Frame 1 (no input): blank canvas, image omitted
Frame 60 (the mouse pressed at the canvas centre just before this capture): blank canvas, image omitted
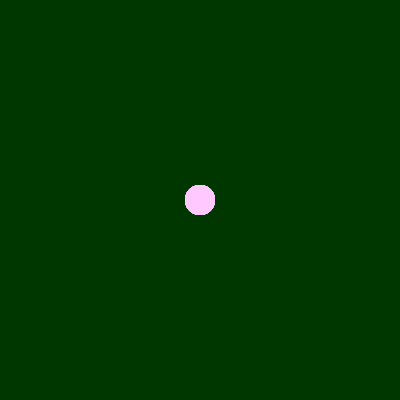
Frame 120 (the mouse held since frame 60 and released just before this capture)

The Processing sketch whose frames 1 and 60 were blank and that drew this single picture after the mouse press (run headless with seeded random() and noise(); from frame 60 on, the mouse is pressed at the canvas centre):

// Processing sketch: MI_E3
// ── MI_E3.pde
/*
  Name: Jessica Chen
  Teacher: V. Krasteva
  Date: Monday, January 11, 2020
  Assignment: Mouse Input
    Exercise 3:  
      Write a progra which will have a trail like example 2, but
      only when the mouse is held, and whenever the mouse is 
      released, it will draw a square of a different colour.
*/
void setup(){
 size(400, 400);
 background(0, 55, 0);
}
void draw(){
  //for the trail
  if(mousePressed == true){
    mousePressed();
  }
}


//circles
void mousePressed(){
  noStroke();
  fill(255, 200, 255);
  ellipseMode(CENTER);
  ellipse(mouseX, mouseY, 30, 30);
}
//squares
void mouseReleased(){
  noStroke();
  fill(0, 0, 55, 100);
  rectMode(CENTER);
  rect(mouseX, mouseY, 40, 40);
}
